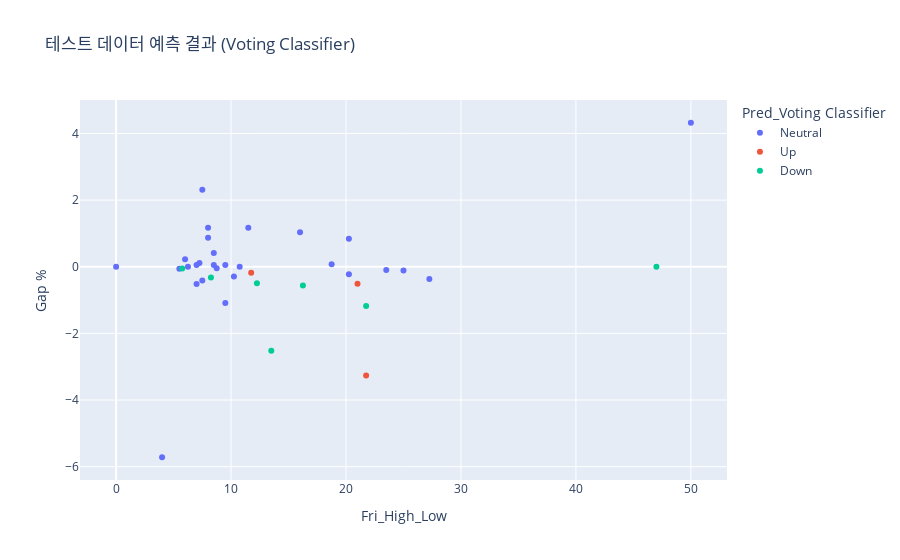

The notebook cell saved with this chart:
### Code cell
import pandas as pd
import matplotlib.pyplot as plt
import seaborn as sns
import plotly.express as px
from sklearn.model_selection import train_test_split, GridSearchCV, cross_val_score
from sklearn.ensemble import RandomForestClassifier, VotingClassifier
from sklearn.tree import DecisionTreeClassifier
import xgboost as xgb
from sklearn.preprocessing import LabelEncoder
from sklearn.metrics import f1_score, roc_curve, auc, classification_report
from sklearn.preprocessing import label_binarize
import shap
import numpy as np

# 1. 데이터 로드
data_friday = pd.read_csv('processed_natural_gas_data.csv')
data_friday['Date'] = pd.to_datetime(data_friday['Date'])
data_friday.set_index('Date', inplace=True)

# Month 컬럼 생성
data_friday['Month'] = data_friday.index.month

# 갭 방향 정의
def classify_gap(gap_pct):
    if gap_pct > 0.5:
        return 'Up'
    elif gap_pct < -0.5:
        return 'Down'
    else:
        return 'Neutral'

data_friday['Gap_Direction'] = data_friday['Gap_Pct'].apply(classify_gap)

# 상호작용 항 추가
data_friday['HighLow_Volume_Interaction'] = data_friday['Fri_High_Low'] * data_friday['Volume_Norm']

# 도지 캔들 추가
data_friday['Doji'] = (abs(data_friday['Close'] - data_friday['Open']) / data_friday['Open'] < 0.001).astype(int)

# 2. 변수 설정
variables = ['Fri_Close_Low', 'Fri_High_Low', 'Volume_Norm', 'HighLow_Volume_Interaction', 'Doji']
X = data_friday[variables]
y = data_friday['Gap_Direction']

# 갭 방향 레이블 인코딩
le = LabelEncoder()
y_encoded = le.fit_transform(y)

# 학습/테스트 데이터 분리
X_train, X_test, y_train, y_test = train_test_split(X, y_encoded, test_size=0.2, random_state=42, stratify=y_encoded)

# 3. 모델 정의 (XGBoost 정규화 강화)
models = {
    'Random Forest': RandomForestClassifier(random_state=42),
    'XGBoost': xgb.XGBClassifier(random_state=42, eval_metric='mlogloss', reg_lambda=2.0),  # reg_lambda 추가
    'Decision Tree': DecisionTreeClassifier(random_state=42, max_depth=4)
}

# 4. 하이퍼파라미터 튜닝 (GridSearchCV)
param_grids = {
    'Random Forest': {
        'n_estimators': [50, 100, 200],
        'max_depth': [None, 10, 20],
        'min_samples_split': [2, 5]
    },
    'XGBoost': {
        'n_estimators': [50, 100, 200],
        'max_depth': [3, 5, 7],
        'learning_rate': [0.01, 0.1]
    },
    'Decision Tree': {
        'max_depth': [3, 5, 7],
        'min_samples_split': [2, 5]
    }
}

best_models = {}
for name, model in models.items():
    print(f"\n{name} 하이퍼파라미터 튜닝 중...")
    grid_search = GridSearchCV(model, param_grids[name], cv=5, scoring='f1_weighted', n_jobs=-1)
    grid_search.fit(X_train, y_train)
    best_models[name] = grid_search.best_estimator_
    print(f"최적 파라미터: {grid_search.best_params_}")

# Voting Classifier로 모델 앙상블
voting_clf = VotingClassifier(estimators=[
    ('rf', best_models['Random Forest']),
    ('xgb', best_models['XGBoost']),
    ('dt', best_models['Decision Tree'])
], voting='soft')

# Voting Classifier 학습
voting_clf.fit(X_train, y_train)
best_models['Voting Classifier'] = voting_clf

# 교차 검증으로 모델 성능 평가
print("\n=== 교차 검증 결과 ===")
for name, model in best_models.items():
    cv_scores = cross_val_score(model, X, y_encoded, cv=5, scoring='f1_weighted')
    print(f"{name} 교차 검증 F1 스코어: {cv_scores.mean():.3f} (+/- {cv_scores.std():.3f})")

# 5. 모델 평가
f1_scores = {}
y_pred_dict = {}
y_score_dict = {}

for name, model in best_models.items():
    # 테스트 데이터 예측
    y_pred = model.predict(X_test)
    y_pred_dict[name] = y_pred
    y_score_dict[name] = model.predict_proba(X_test)

    # F1 스코어 계산
    f1 = f1_score(y_test, y_pred, average='weighted')
    f1_scores[name] = f1

    # 분류 보고서 출력
    print(f"\n{name} 분류 보고서:")
    print(classification_report(y_test, y_pred, target_names=le.classes_))

# F1 스코어 출력
print("\n모델별 F1 스코어 (Weighted):")
for name, score in f1_scores.items():
    print(f"{name}: {score:.3f}")

# 6. ROC 커브 (One-vs-Rest 방식)
y_test_bin = label_binarize(y_test, classes=[0, 1, 2])  # Up, Down, Neutral
n_classes = y_test_bin.shape[1]
class_names = le.classes_

plt.figure(figsize=(10, 8))
for name, y_score in y_score_dict.items():
    for i in range(n_classes):
        fpr, tpr, _ = roc_curve(y_test_bin[:, i], y_score[:, i])
        roc_auc = auc(fpr, tpr)
        plt.plot(fpr, tpr, label=f'{name} - {class_names[i]} (AUC = {roc_auc:.2f})')

plt.plot([0, 1], [0, 1], 'k--')
plt.xlim([0.0, 1.0])
plt.ylim([0.0, 1.05])
plt.xlabel('False Positive Rate')
plt.ylabel('True Positive Rate')
plt.title('ROC 커브 (One-vs-Rest)')
plt.legend(loc="lower right")
plt.show()

# 7. SHAP 값 분석 (XGBoost 모델 기준)
explainer = shap.TreeExplainer(best_models['XGBoost'])
shap_values = explainer.shap_values(X_test)

# SHAP 요약 플롯
shap.summary_plot(shap_values, X_test, plot_type="bar", class_names=le.classes_)

# 8. 예측 결과 시각화
# 테스트 데이터에 예측값 추가
test_data = X_test.copy()
test_data['True_Label'] = le.inverse_transform(y_test)
for name, y_pred in y_pred_dict.items():
    test_data[f'Pred_{name}'] = le.inverse_transform(y_pred)

# Gap_Pct, MondayOpen, MondayClose 컬럼 추가
test_data['Gap_Pct'] = data_friday.loc[X_test.index, 'Gap_Pct']
test_data['MondayOpen'] = data_friday.loc[X_test.index, 'MondayOpen']
test_data['MondayClose'] = data_friday.loc[X_test.index, 'Close']  # MondayClose 대신 Close 사용

# 예측 결과 시각화 (Voting Classifier 기준)
fig = px.scatter(test_data, x='Fri_High_Low', y='Gap_Pct', color='Pred_Voting Classifier',
                 title='테스트 데이터 예측 결과 (Voting Classifier)',
                 labels={'Fri_High_Low': 'Fri_High_Low', 'Gap_Pct': 'Gap %'},
                 hover_data=['True_Label'])
fig.show()

# 9. 사용자 입력으로 월요일 갭 방향 예측 함수 (오류 수정)
def predict_monday_gap(date, fri_close_low, fri_high_low, volume_norm, open_price=None, close_price=None):
    """
    금요일 데이터를 입력받아 월요일 갭 방향을 예측하는 함수
    
    Parameters:
    - date (str): 금요일 날짜 (예: '2025-04-04')
    - fri_close_low (float): 금요일 Close-Low 값
    - fri_high_low (float): 금요일 High-Low 값
    - volume_norm (float): 정규화된 거래량
    - open_price (float, optional): 금요일 시가
    - close_price (float, optional): 금요일 종가
    
    Returns:
    - predicted_direction (str): 예측된 월요일 갭 방향 ('Up', 'Down', 'Neutral')
    """
    # 입력 데이터를 데이터프레임으로 변환
    input_data = pd.DataFrame({
        'Fri_Close_Low': [fri_close_low],
        'Fri_High_Low': [fri_high_low],
        'Volume_Norm': [volume_norm]
    })
    
    # 상호작용 항 추가
    input_data['HighLow_Volume_Interaction'] = input_data['Fri_High_Low'] * input_data['Volume_Norm']
    
    # 도지 캔들 추가 (오류 수정: .astype(int) 제거)
    if open_price is not None and close_price is not None:
        input_data['Doji'] = int(abs(close_price - open_price) / open_price < 0.001)
    else:
        input_data['Doji'] = 0  # 기본값 0
    
    # 모델 입력 변수 순서 맞추기
    input_data = input_data[variables]
    
    # 입력 데이터가 학습 데이터에 포함되었는지 확인
    is_in_train = (X_train == input_data.iloc[0]).all(axis=1).any()
    is_in_test = (X_test == input_data.iloc[0]).all(axis=1).any()
    if is_in_train or is_in_test:
        print("\n경고: 입력 데이터가 학습 또는 테스트 데이터에 포함되어 있을 가능성이 있습니다.")
        print("예측 결과가 100% 정확할 수 있으므로 새로운 데이터로 검증하는 것이 좋습니다.")
    
    # Voting Classifier로 예측
    predicted_label = best_models['Voting Classifier'].predict(input_data)
    predicted_direction = le.inverse_transform(predicted_label)[0]
    
    print(f"\n입력 날짜: {date}")
    print(f"금요일 데이터: Fri_Close_Low={fri_close_low}, Fri_High_Low={fri_high_low}, Volume_Norm={volume_norm}")
    if open_price and close_price:
        print(f"Doji 계산: Open={open_price}, Close={close_price}, Doji={input_data['Doji'].iloc[0]}")
    print(f"예측된 월요일 갭 방향: {predicted_direction}")
    return predicted_direction

# 예시: 사용자 입력으로 예측 테스트
predict_monday_gap(
    date='2025-04-04',
    fri_close_low=0.05,
    fri_high_low=0.1,
    volume_norm=1.2,
    open_price=100,
    close_price=100.05
)

### Figure 1 — Plotly figure (JSON) as saved in the notebook; plotly's stock layout.template omitted (floating-point values rounded to 4 significant figures)
{"data": [{"customdata": [["Up"], ["Neutral"], ["Down"], ["Up"], ["Neutral"], ["Neutral"], ["Neutral"], ["Neutral"], ["Neutral"], ["Neutral"], ["Up"], ["Neutral"], ["Neutral"], ["Neutral"], ["Neutral"], ["Down"], ["Neutral"], ["Neutral"], ["Down"], ["Up"], ["Neutral"], ["Neutral"], ["Neutral"], ["Neutral"], ["Up"], ["Neutral"], ["Up"], ["Up"]], "hovertemplate": "Pred_Voting Classifier=Neutral<br>Fri_High_Low=%{x}<br>Gap %=%{y}<br>True_Label=%{customdata[0]}<extra></extra>", "legendgroup": "Neutral", "marker": {"color": "#636efa", "symbol": "circle"}, "mode": "markers", "name": "Neutral", "orientation": "v", "showlegend": true, "type": "scatter", "x": [8, 6.25, 7, 8, 10.25, 8.75, 20.25, 7.25, 10.75, 8.5, 16, 25, 8.5, 5.5, 23.5, 4, 27.25, 7.5, 9.5, 50, 18.75, 0, 6, 9.5, 11.5, 7, 7.5, 20.25], "xaxis": "x", "y": [0.8701, 0, -0.5185, 1.168, -0.2923, -0.04742, -0.2276, 0.1135, 0, 0.4128, 1.034, -0.1098, 0.05152, -0.05692, -0.0999, -5.717, -0.3665, -0.4118, -1.089, 4.321, 0.07809, 0, 0.2273, 0.05525, 1.167, 0.05038, 2.314, 0.8391], "yaxis": "y"}, {"customdata": [["Down"], ["Down"], ["Neutral"]], "hovertemplate": "Pred_Voting Classifier=Up<br>Fri_High_Low=%{x}<br>Gap %=%{y}<br>True_Label=%{customdata[0]}<extra></extra>", "legendgroup": "Up", "marker": {"color": "#EF553B", "symbol": "circle"}, "mode": "markers", "name": "Up", "orientation": "v", "showlegend": true, "type": "scatter", "x": [21, 21.75, 11.75], "xaxis": "x", "y": [-0.5104, -3.263, -0.1802], "yaxis": "y"}, {"customdata": [["Neutral"], ["Down"], ["Neutral"], ["Neutral"], ["Down"], ["Down"], ["Neutral"]], "hovertemplate": "Pred_Voting Classifier=Down<br>Fri_High_Low=%{x}<br>Gap %=%{y}<br>True_Label=%{customdata[0]}<extra></extra>", "legendgroup": "Down", "marker": {"color": "#00cc96", "symbol": "circle"}, "mode": "markers", "name": "Down", "orientation": "v", "showlegend": true, "type": "scatter", "x": [12.25, 16.25, 47, 8.25, 21.75, 13.5, 5.75], "xaxis": "x", "y": [-0.4937, -0.5633, 0, -0.3204, -1.181, -2.518, -0.05368], "yaxis": "y"}], "layout": {"legend": {"title": {"text": "Pred_Voting Classifier"}, "tracegroupgap": 0}, "title": {"text": "테스트 데이터 예측 결과 (Voting Classifier)"}, "xaxis": {"anchor": "y", "domain": [0, 1], "title": {"text": "Fri_High_Low"}}, "yaxis": {"anchor": "x", "domain": [0, 1], "title": {"text": "Gap %"}}}}
